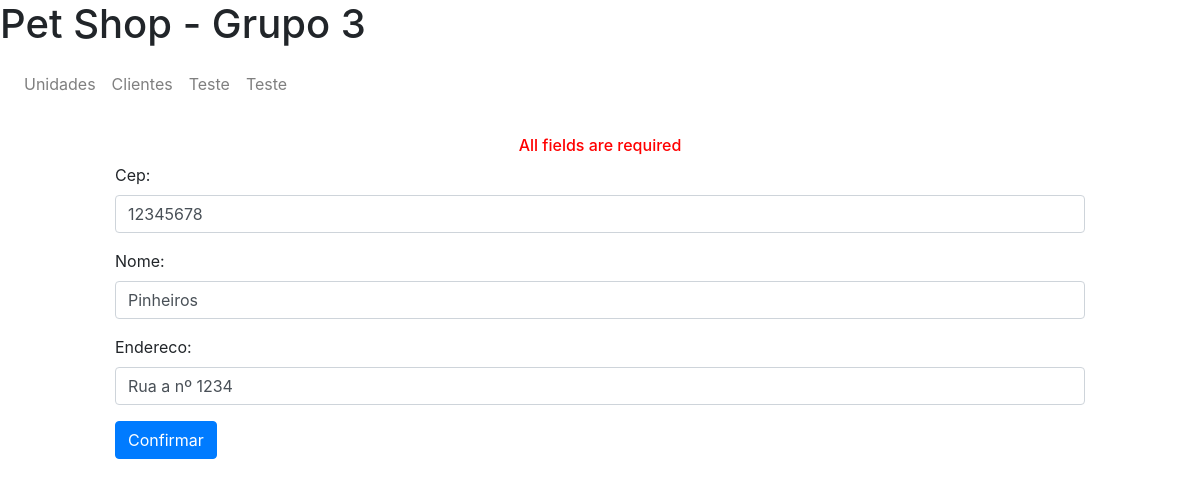
/editar-unidade/1, run on the app's committed database.
### sistema_pet_shop/models.py (models this page shows, shortened)
class Unidade(models.Model):
    cep = models.IntegerField()#, primary_key=True)
    nome = models.CharField(max_length=70)
    endereco = models.CharField(max_length=70)

### sistema_pet_shop/views.py (the view)
# urls.py: path('editar-unidade/<int:pk>', views.editUnidade, name="novaUnidade"),
def editUnidade (request, pk, template_name='sistema_pet_shop/edit_unidade.html'):
    unidade = get_object_or_404(Unidade, id=pk)
    form = UnidadeForm(request.POST or None, instance=unidade)
    if form.is_valid():
        form.save()
        return redirect('sistema_pet_shop:unidades')
    return render(request, template_name, {'form':form})

### sistema_pet_shop/forms.py
class UnidadeForm(forms.ModelForm):
    class Meta:
        model = Unidade
        fields = "__all__"

### sistema_pet_shop/templates/sistema_pet_shop/edit_unidade.html (shortened to what this page needs)
{% extends "sistema_pet_shop/base.html"%}
{% load widget_tweaks %}
{% block content %}
<div class="container-fluid">
    <div class="row">
        <div class="col-md-1 col-xs-1 col-sm-1"></div>
        <div class="col-md-10 col-xs-10 col-sm-10 ">
            <br />
            <h6 style="text-align:center;">
                <font color="red"> All fields are required</font>
            </h6>
        </div>
        <div class="col-md-1 col-xs-1 col-sm-1">
        </div>
    </div>
    <div class="row">
        <div class="col-md-1 col-xs-1 col-sm-1"></div>
        <div class="col-md-10 col-xs-10 col-sm-10">
            <form method="post" novalidate>
                {% for field in form.visible_fields %}
                <div class="form-group">
                    {{ field.label_tag }}
                    {% render_field field class="form-control" %}
                </div>
                {% endfor %}
                <button type="submit" class="btn btn-primary">Confirmar</button>
            </form>
            <br>
        </div>
        <div class="col-md-1 col-xs-1 col-sm-1"></div>
    </div>
</div>
{% endblock %}

### data on the page
Unidade: cep "12345678" "Pinheiros" "Rua a nº 1234"

### other printed values
{{ field.label_tag }} "Cep:" "Nome:" "Endereco:"
